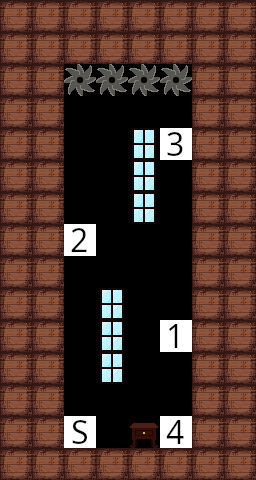

This is a level from a 2D game, rendered from its Tiled map with the project's own tilesets. A one-line summary and the complete map file follow:
An orthogonal 8x15 tile map with 32x32 px tiles, 1 tile layer (Tile Layer 1).

<map version="1.10" tiledversion="1.10.2" orientation="orthogonal" renderorder="right-down" width="8" height="15" tilewidth="32" tileheight="32" infinite="0" nextlayerid="2" nextobjectid="1">
 <editorsettings>
  <export format="csv" />
 </editorsettings>
 <tileset firstgid="1" source="tiles.tsx" />
 <layer id="1" name="Tile Layer 1" width="8" height="15">
  <data encoding="csv">
2,2,2,2,2,2,2,2,
2,2,2,2,2,2,2,2,
2,2,4,4,4,4,2,2,
2,2,0,0,0,0,2,2,
2,2,0,0,23,103,2,2,
2,2,0,0,23,0,2,2,
2,2,0,0,23,0,2,2,
2,2,102,0,0,0,2,2,
2,2,0,0,0,0,2,2,
2,2,0,23,0,0,2,2,
2,2,0,23,0,101,2,2,
2,2,0,23,0,0,2,2,
2,2,0,0,0,0,2,2,
2,2,6,0,21,104,2,2,
2,2,2,2,2,2,2,2
</data>
 </layer>
</map>
